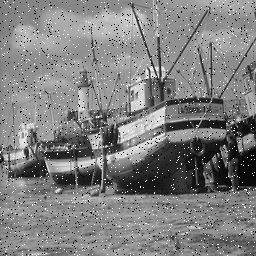
%> input picture Boat2.tif, 256 x 256 px
$ octave imageFiltering.m   (GNU Octave 9; MATLAB toolbox functions it lacks are replaced by stand-ins)
%> lines starting %> are read from the running program, lines starting %| are printed output that depends on the picture
### gaussianFilter.m
function [gaussian] = gaussianFilter(img, winsz, sigma)
    kernel = fspecial('gaussian',[winsz winsz], sigma);
    [imR imC] = size(img);
    [kR kC] = size(kernel);

    tempR = imR - kR + 1;
    tempC = imC - kC + 1;

    gaussian = uint8(zeros(tempR, tempC));

    %Do Convolution
    for rows = 1:kR,
        for columns = 1:kC
            xpart = img(kR-rows+1:imR-rows+1, kC-columns+1:imC-columns+1);
            gaussian = gaussian + xpart * kernel(rows, columns);
        end
    end

    % [6 lines of commented-out code are left out]
end

### imageFiltering.m
%Project 2
%Part A: Image Filtering
clear;
clc;

a = imread('Boat2.tif'); %Salt and Pepper
%> a is the input picture: size 256x256 uint8; min 0, max 255, mean 127.7
b = imread('building.gif'); %Gaussian
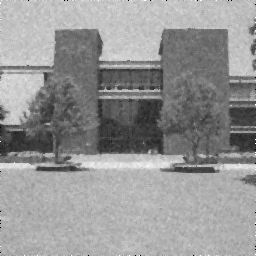
%> input picture building.gif, 256 x 256 px
%> b is the input picture: size 256x256 uint8; min 0, max 255, mean 149.2
medianImage = zeros(size(a)); %Matrix used to store the new noise redueced image
tempImage = padarray(a, [1 1]); %Padded Matrix for window size of 3x3 median filter
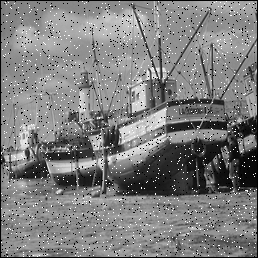
%> tempImage: size 258x258 uint8; min 0, max 255, mean 125.7
tempImage2 = padarray(b, [1 1]);
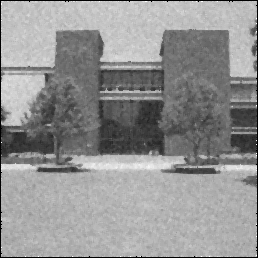
%> tempImage2: size 258x258 uint8; min 0, max 255, mean 146.9

val = 3;   %Filtering intensity
winSize = val*val; %Area of Window
mid = ceil(winSize/2); %Median of Window
sigma = 2;

[rows columns] = size(tempImage); %Obtaining the number of Rows and Columns
%> rows = 258; columns = 258

%Do the median filtering
for i = 1:(rows - 2),
    for j = 1:(columns - 2),
        window = zeros(winSize); %1D array Sliding Window for filtering
        counter = 1; %Counter used to loop through the 1D array
        for x = 1:val,
            for y = 1:val,
                window(counter) = tempImage(i+x-1,j+y-1);
                counter = counter + 1;
            end
        end
        window = sort(window); %Sort the window matrix to find median
        medianImage(i,j) = window(mid);
    end
end
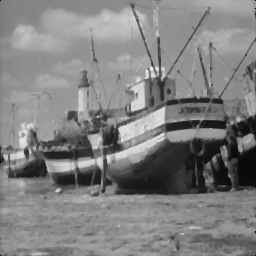
%> medianImage: size 256x256 double; min 0, max 236, mean 128.1
%> after the loop, window = [0 0 0 0 0 0 0 0 0; 0 0 0 0 0 0 0 0 0; 0 0 0 0 0 0 0 0 0; 0 0 0 0 0 0 0 0 0; 0 0 0 0 0 0 0 0 0; 97 0 0 0 0 0 0 0 0; 97 0 0 0 0 0 0 0 0; 104 0 0 0 0 0 0 0 0; 104 0 0 0 0 0 0 0 0]

medianImage=uint8(medianImage); %convert back to grayscale image
%> medianImage: size 256x256 uint8

%# Create the gaussian filter
gaussImage = gaussianFilter(tempImage2, val, sigma);
%> after the loop in gaussianFilter, `for rows = 1:kR,`:
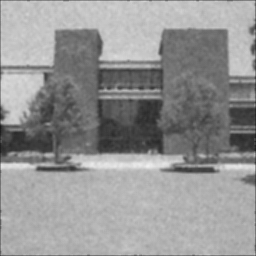
%> gaussian: size 256x256 uint8; min 26, max 240, mean 148.5

%Display Images
figure
subplot(221), imshow(a), title('Oirignal Boat Image');
subplot(222), imshow(medianImage), title('Median Filter');
subplot(223), imshow(b), title('Original Building');
subplot(224), imshow(gaussImage), title('Gaussian Filter');
